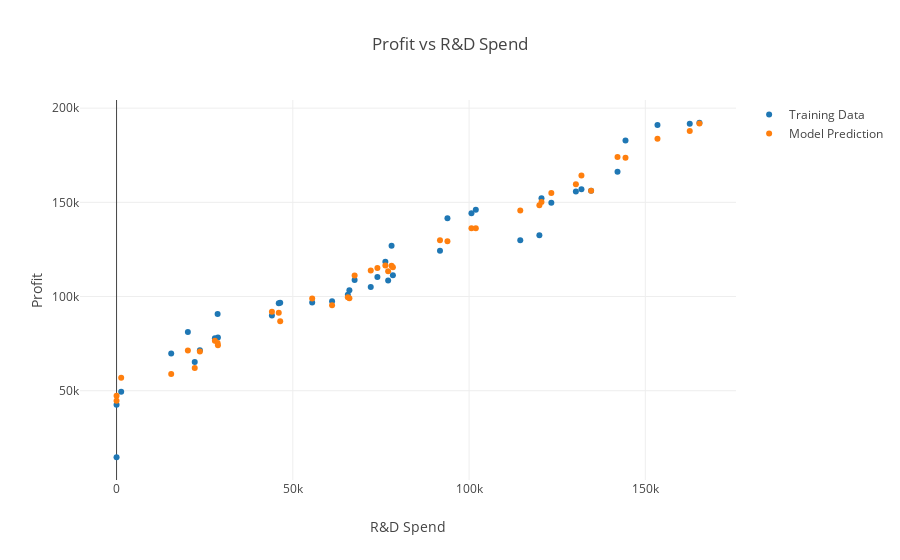

Notebook code for this chart:
### Code cell
iplot(build_graph('R&D Spend', 'Profit'))
